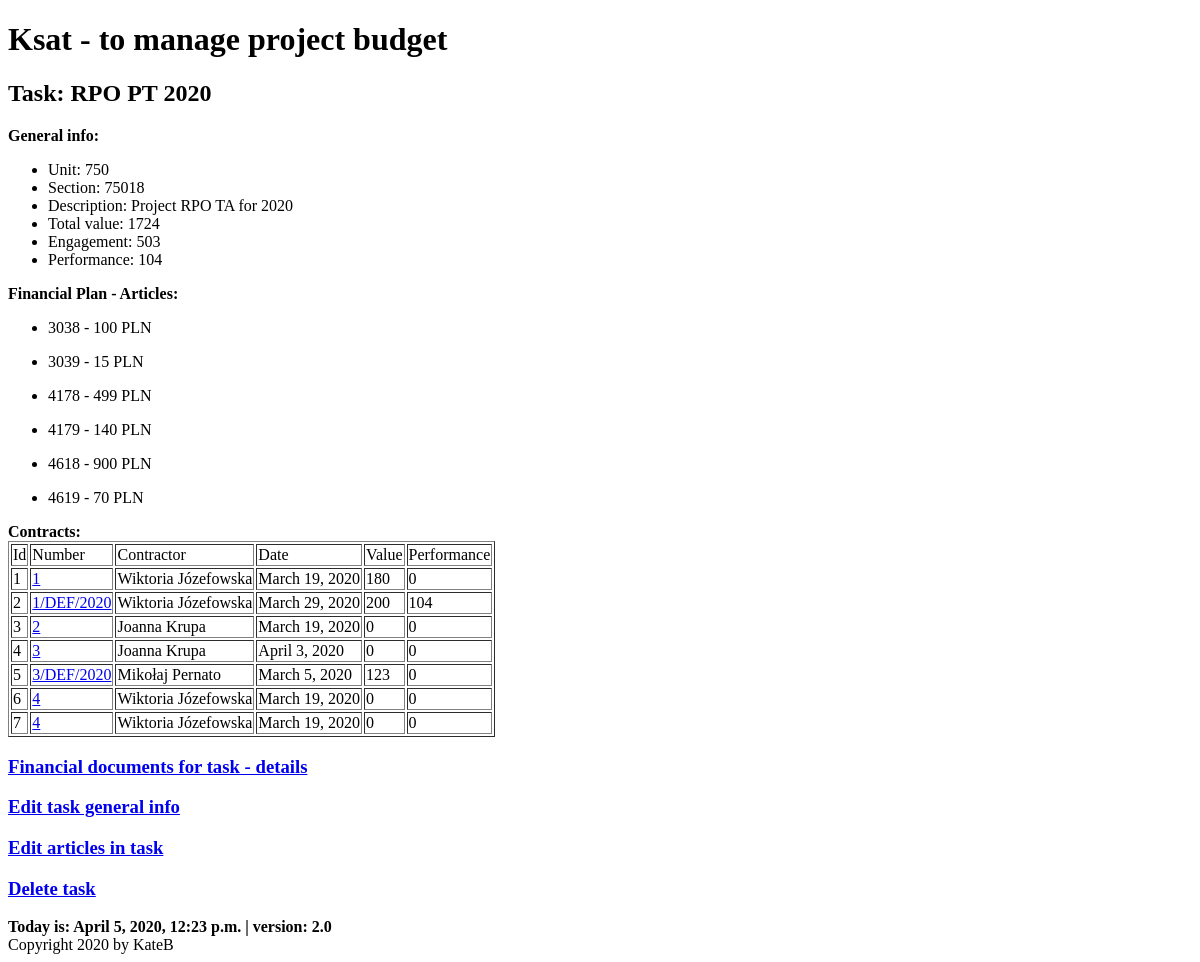
Page /ksat/task/1 on the earlier database version.
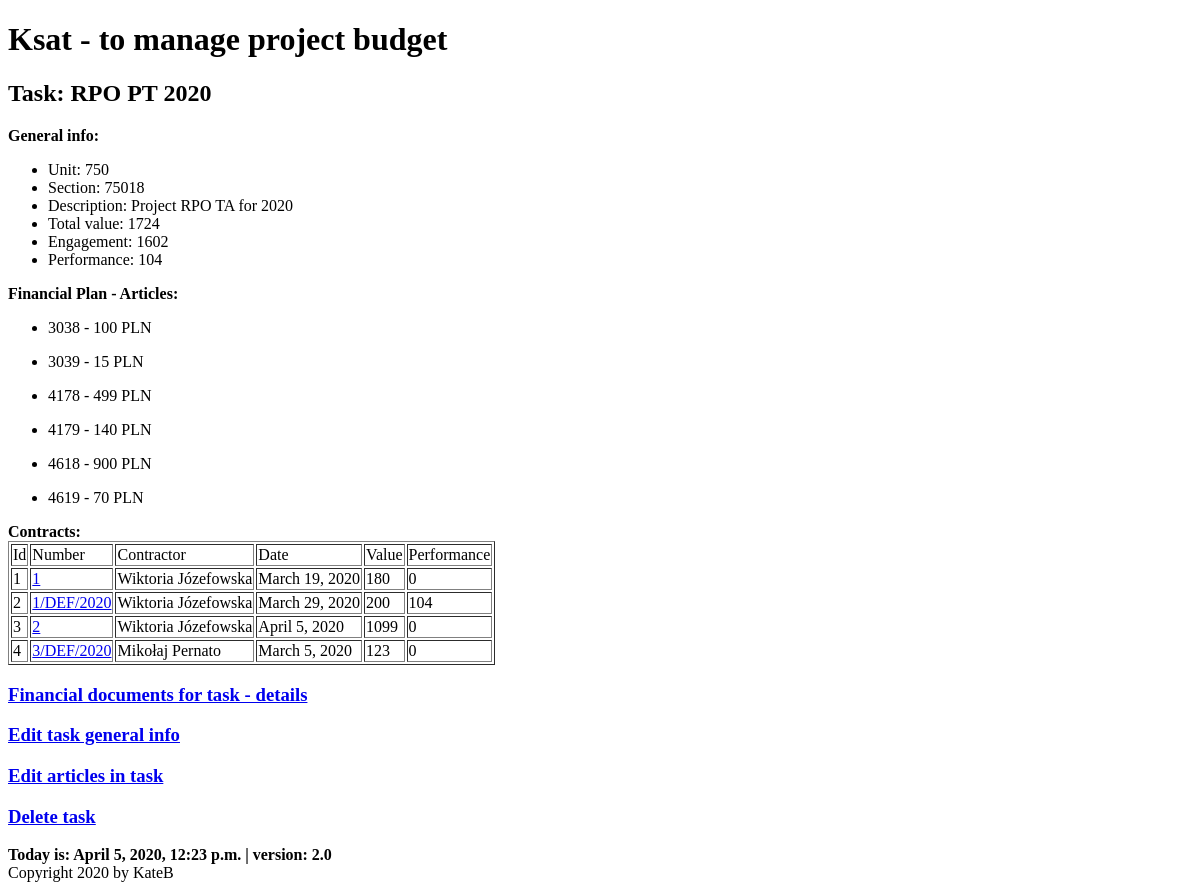
Same page on the later database version.
### budget/models.py (models this page shows, shortened)
class Task(models.Model):
    title = models.CharField(max_length=128, unique=True)
    description = models.CharField(max_length=256)
    unit = models.SmallIntegerField()
    section = models.SmallIntegerField()
    article = models.ManyToManyField(Articles, through='TaskArticles')
    def task_value(self):
        value = TaskArticles.objects.filter(task=self).aggregate(total=Sum('value'))['total']
        if value:
            return value
        return 0
    def engagement(self):
        contracts = Contract.objects.filter(task=self)
        engagement = 0
        for contract in contracts:
            engagement += contract.contract_value()
        return engagement
    def performance(self):
        contracts = Contract.objects.filter(task=self)
        performance = 0
        for contract in contracts:
            performance += contract.contract_performance()
        return performance

class Contract(models.Model):
    number = models.CharField(max_length=128)
    date = models.DateField()
    task = models.ForeignKey(Task, on_delete=models.CASCADE, related_name='contracts', related_query_name='contract')
    contractor = models.ForeignKey(Contractor, default=None, on_delete=models.CASCADE, related_name='contracts',
                                   related_query_name='contract')
    article = models.ManyToManyField(Articles, through='ContractArticle')
    def get_absolute_url(self):
        return reverse('budget:contract_details', kwargs={'contract_id': self.pk})
    def contract_value(self):
        value = ContractArticle.objects.filter(contract=self).aggregate(total=Sum('value'))['total']
        if value:
            return value
        return 0
    def contract_performance(self):
        fin_docs = FinancialDocument.objects.filter(contract=self)
        performance = 0
        for fin_doc in fin_docs:
            performance += fin_doc.fin_doc_value()
        return performance
    class Meta:
        default_related_name = 'contract'
        ordering = ('number', 'contractor')
        verbose_name = 'contract'

class TaskArticles(models.Model):
    article = models.ForeignKey(Articles, on_delete=models.CASCADE)
    task = models.ForeignKey(Task, on_delete=models.CASCADE)
    value = models.DecimalField(decimal_places=0, default=0, max_digits=11)
    class Meta:
        default_related_name = 'task_articles'
        ordering = ('task',)
        verbose_name = 'task articles'

class Articles(models.Model):
    number = models.IntegerField()
    name = models.CharField(max_length=126)
    financement_choices = [
        (0, 'BWD'),
        (8, 'DOT'),
        (9, 'BWD-WKLAD WLASNY')
    ]
    financement = models.IntegerField(choices=financement_choices)
    class Meta:
        verbose_name = 'article'
    def total_number(self):
        return f'{str(self.number) + str(self.financement)}'

class Contractor(models.Model):
    name = models.CharField(max_length=128)
    last_name = models.CharField(max_length=128)
    num = models.SmallIntegerField(blank=True)
    def __str__(self):
        return f'{self.name} {self.last_name}'
    class Meta:
        default_related_name = 'contractors'
        ordering = ('last_name',)
        verbose_name = 'contractor'

class FinancialDocument(models.Model):
    contract = models.ForeignKey(Contract, on_delete=models.CASCADE, related_name='fds', related_query_name='fd')
    contractor = models.ForeignKey(Contractor, default=None, on_delete=models.CASCADE, related_name='fds',
                                   related_query_name='fd')
    number = models.CharField(max_length=64, default=None)
    date = models.DateField()
    payment_date1 = models.DateField(blank=True, null=True)
    payment_date2 = models.DateField(blank=True, null=True)
    article = models.ManyToManyField(Articles, through='FinDocumentArticle')
    def fin_doc_value(self):
        value = FinDocumentArticle.objects.filter(fin_doc=self).aggregate(total=Sum('value'))['total']
        if value:
            return value
        return 0
    class Meta:
        default_related_name = 'fds'
        verbose_name = 'finacial_doc'

### budget/views.py (the view)
# urls.py: path('task/<int:task_id>', views.TaskDetailsView.as_view(), name='task_details'),
class TaskDetailsView(DetailView):
    model = Task
    template_name = 'budget/task.html'
    context_object_name = 'task'
    pk_url_kwarg = 'task_id'

### budget/my_context_processor.py (called while the page is built)
def cp(request):
    ctx = {
        "now": django.utils.timezone.now(),
        "version": "2.0"
    }
    return ctx

### budget/templates/budget/task.html (shortened to what this page needs)
{% extends 'base.html' %}
{% block content %}
    {{ block.super }}
    <h2>Task: {{ task.title }}</h2>
    <div><b>General info:</b>
        <ul>
            <li>Unit: {{ task.unit }}</li>
            <li>Section: {{ task.section }}</li>
            <li>Description: {{ task.description }}</li>
            <li>Total value: {{ task.task_value }}</li>
            <li>Engagement: {{ task.engagement }}</li>
            <li>Performance: {{ task.performance }}</li>
        </ul>
    </div>
    <div>
        <b>Financial Plan - Articles:</b>
        {% for article in task.task_articles.all %}
            <ul>
                <li>{{ article.article.total_number }} - {{ article.value }} PLN</li>
            </ul>
        {% endfor %}
    </div>
    {% if task.engagement %}
    <div>
        <b>Contracts:</b>
        <table border="bold">
            <thead>
            <tr>
                <td>Id</td>
                <td>Number</td>
                <td>Contractor</td>
                <td>Date</td>
                <td>Value</td>
                <td>Performance</td>
            </tr>
            </thead>
            <tbody>
            {% for contract in task.contracts.all %}
                <tr>
                    <td>{{ forloop.counter }}</td>
                    <td><a href="{{ contract.get_absolute_url }}">{{ contract.number }}</a></td>
                    <td>{{ contract.contractor }}</td>
                    <td>{{ contract.date }}</td>
                    <td>{{ contract.contract_value }} </td>
                    <td>{{ contract.contract_performance }}</td>
                </tr>
            {% empty %} No contracts for task
            {% endfor %}
            </tbody>
        </table>
    </div>
    {% else %}
        <div>
        No contracts for task. You can add a new one in menu <a href="{% url 'budget:contracts' %}">contracts.</a>
        </div>
    {% endif %}
    {% if task.performance %}
        <div>
        <h3><a href="{% url 'budget:task-findocs' task.id %}">Financial documents for task - details</a></h3>
        </div>
    {% else %}
        <div>
        No financial document for task. You can add a new one in contract details.
        </div>
    {% endif %}
    <h3><a href="{% url 'budget:edit_task' task.id %}">Edit task general info</a></h3>
    <h3><a href="{% url 'budget:task_edit_articles' task.id %}">Edit articles in task</a></h3>
    <h3><a href="{% url 'budget:delete_task' task.id %}">Delete task</a></h3>
{% endblock %}

Differences in the rows shown:
removed Contract: number "2", contractor "Joanna Krupa", date "March 19, 2020", contract_value "0", contract_performance "0"
removed Contract: number "3", contractor "Joanna Krupa", date "April 3, 2020", contract_value "0", contract_performance "0"
removed Contract: number "4", contractor "Wiktoria Józefowska", date "March 19, 2020", contract_value "0", contract_performance "0"
removed Contract: number "4", contractor "Wiktoria Józefowska", date "March 19, 2020", contract_value "0", contract_performance "0"
computed for Task: engagement "503" → "1602"
added Contract: number "2", contractor "Wiktoria Józefowska", date "April 5, 2020", contract_value "1099", contract_performance "0"
